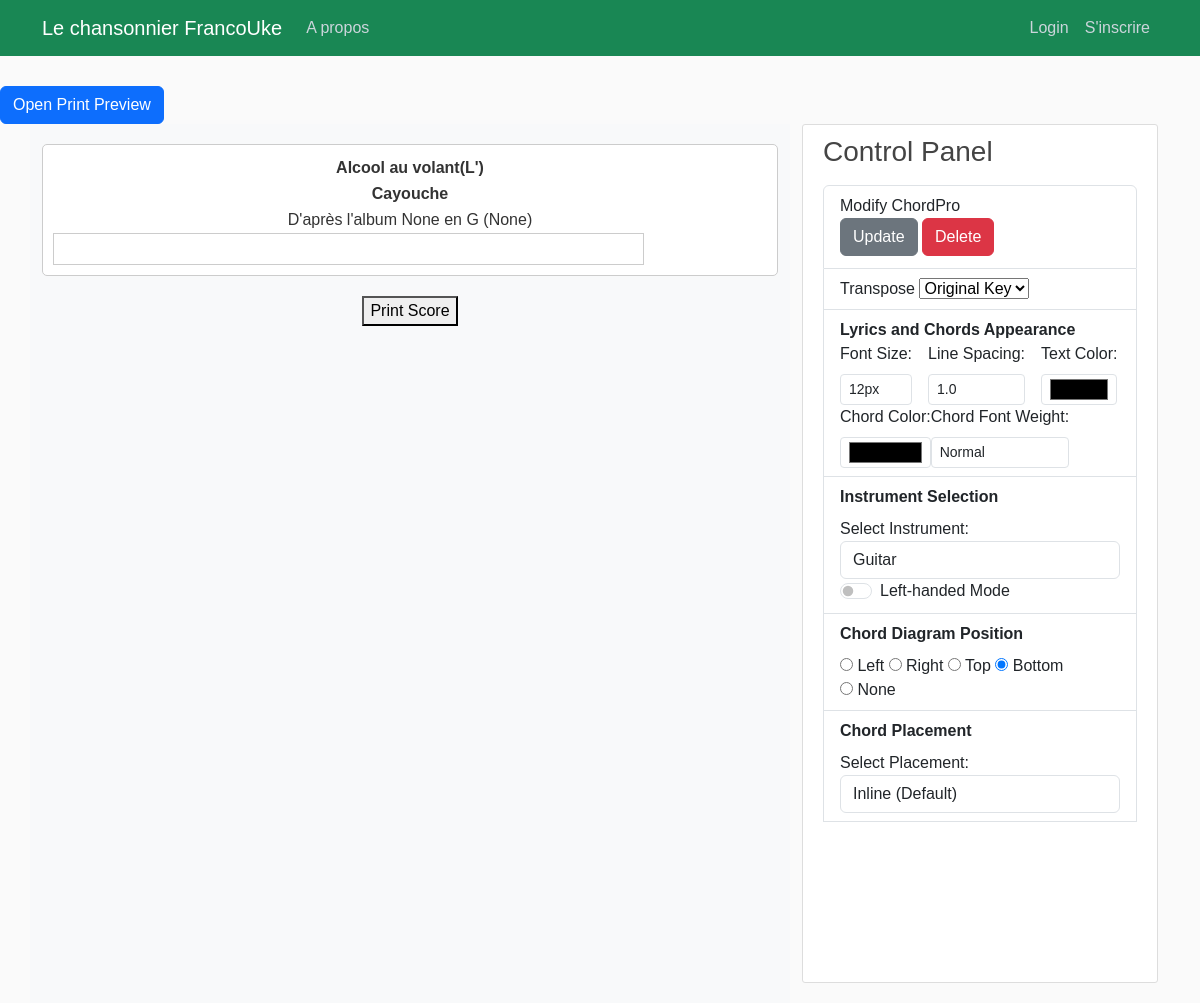
Page /score/341/ on the earlier database version.
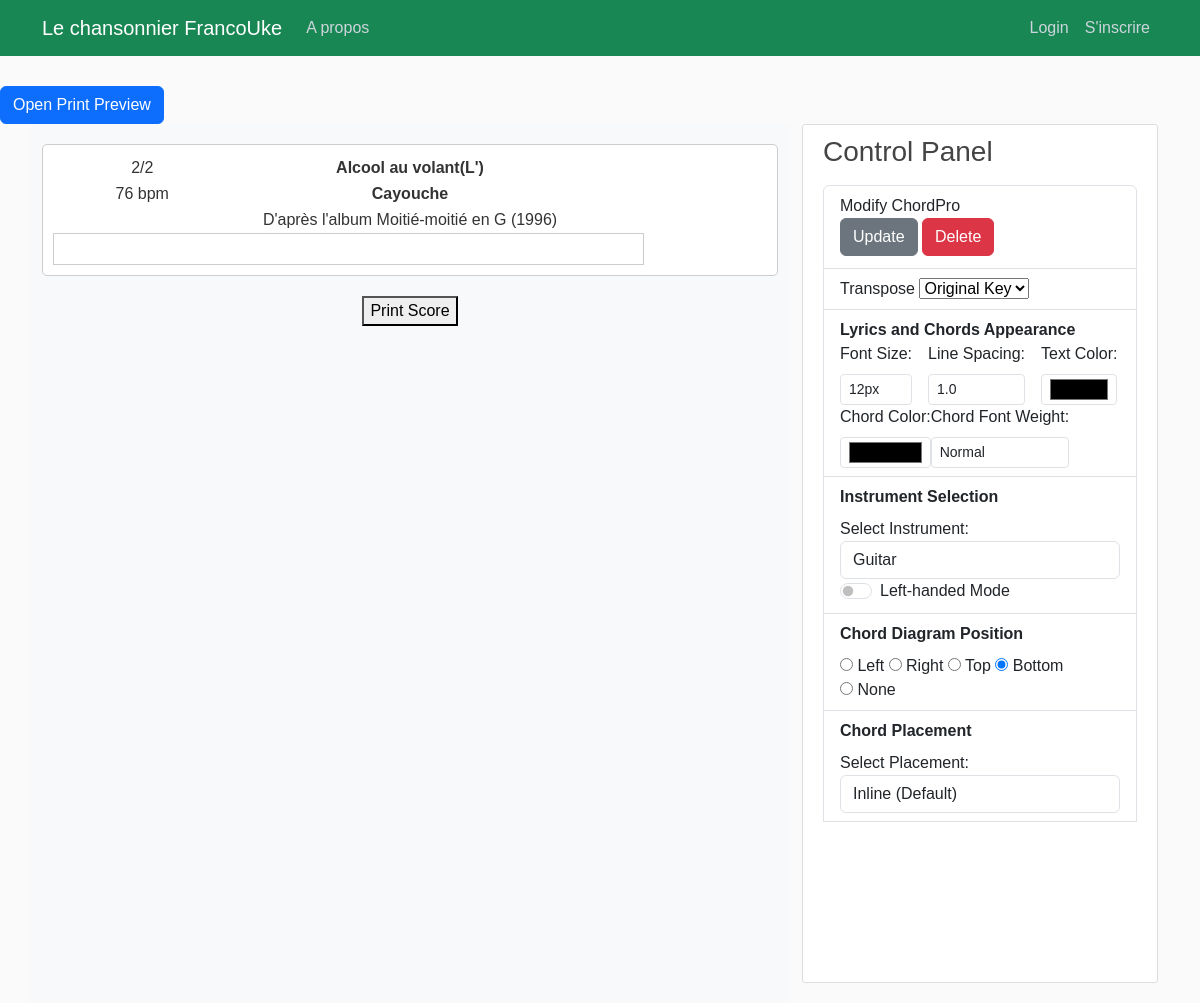
Same page on the later database version.
### songbook/models.py (models this page shows, shortened)
class Song(models.Model):
    songTitle = models.CharField(max_length=100, blank=True, null=True)
    songChordPro = models.TextField()  # Original
    lyrics_with_chords = models.JSONField(null=True, blank=True)
    metadata = models.JSONField(blank=True, null=True)  # Stores metadata as JSON
    date_posted = models.DateField(default=timezone.now)
    contributor = models.ForeignKey(User, on_delete=models.CASCADE)
    abc_notation = models.TextField(blank=True, null=True, help_text="Optional ABC notation for this song.")
    tags = TaggableManager(blank=True)

### songbook/views.py (the view)
# urls.py: path('score/<int:pk>/', ScoreView.as_view(),name='score'),
class ScoreView(DetailView):
    model = Song
    template_name = 'songbook/song_simplescore.html'  # Temporary template for experiments
    context_object_name = 'score'
    def get_context_data(self, **kwargs):
        context = super().get_context_data(**kwargs)
        if self.request.user.is_authenticated:
            preferences, created = UserPreferences.objects.get_or_create(user=self.request.user)
            context["preferences"] = preferences
        else:
            context["preferences"] = None  # Handle unauthenticated users if necessary
        return context

### songbook/templates/songbook/song_simplescore.html (shortened to what this page needs)
{% load static %}
<!DOCTYPE html>
<html lang="en">
<head>
<link href="https://cdn.jsdelivr.net/npm/bootstrap@5.3.3/dist/css/bootstrap.min.css" rel="stylesheet">
    {% if pdf_generation %}
        <link rel="stylesheet" href="file://{{ STATIC_ROOT }}/songbook/main.css">
        <link rel="stylesheet" href="file://{{ STATIC_ROOT }}/songbook/song_simplescore.css">
    {% else %}
        <link rel="stylesheet" type="text/css" href="{% static 'songbook/main.css' %}">
        <link rel="stylesheet" href="{% static 'songbook/song_simplescore.css' %}">
    {% endif %}
</head>
<body>
    <header class="site-header">
        {% include "partials/_navbar.html" %}
      </header>
      <button type="button" class="btn btn-primary mt-3" data-bs-toggle="modal" data-bs-target="#printPreviewModal">
        Open Print Preview
    </button>
      <main role="main" class="container">
        <div class="row">
            <div class="col-8 bg-light">
                <div id="printableScore" style="background-color:#FFF; padding: 10px; border: 1px solid #ccc; border-radius: 5px; max-width: 800px; margin: 20px auto;">
                    <table id="song_header" table table-borderless style="width: 100%; margin: 0 auto; padding: 1;">
                        <tbody>
                            <tr style="height:fit-content;">
                                <td class="col-3">
                                    {% if score.metadata.timeSignature %}
                                        {{ score.metadata.timeSignature }}
                                    {% endif %}
                                </td>
                                <td class="col-6" style="text-align: center; font-weight: bolder;">{{ score.songTitle }}</td>
                                <td class="col-3" style="text-align: right;">
                                </td>
                            </tr>
                            <tr>
                                <td class="col-sm-3">
                                    {% if score.metadata.tempo %}
                                        {{ score.metadata.tempo }} bpm
                                {% endif %}
                                    </td>
                                <td class="col-sm-6" style="text-align: center; font-weight: bolder;">{{ score.metadata.artist }}</td>
                                <td class="col-sm-3"></td>
                            </tr>
                            <tr>
                                <td colspan="3" style="text-align: center; " id="recording">D'après l'album {{ score.metadata.album }} en {{ score.metadata.key }} ({{ score.metadata.year }})</td>
                            </tr>
                        </tbody>
                    </table>
                <div id="lyrics-and-chords" class="row">
                    <div class="col-10">
                        <div id="lyrics-container" class="lyrics-container">
                        </div>
                    </div>
                    <div id="right-chord-diagram-placeholder" class="col-2"></div>
                </div>
            </div>
        <button onclick="printDiv('printableScore')" style="display: block; margin: 20px auto;">Print Score</button>
        </div>
            <div class="col-4">
                {% include "partials/_control_panel.html" %}
            </div>
    </main>
</body>
</html>

### songbook/templates/partials/_navbar.html (shortened to what this page needs)
<nav class="navbar navbar-expand-md navbar-dark bg-success fixed-top">
    <div class="container">
      <a class="navbar-brand mr-4" href="{% url 'songbook-home' %}">Le chansonnier FrancoUke</a>
      <div class="collapse navbar-collapse" id="navbarToggle">
        <div class="navbar-nav mr-auto">
          <a class="nav-item nav-link" href="{% url 'songbook-about' %}">A propos</a>
        </div>
        <div class="navbar-nav ms-auto">
        {% if user.is_authenticated %}
        <a class="nav-item nav-link" href="{% url 'song-create' %}">Nouvelle Chanson</a>
        <a href="#" class="nav-item nav-link" onclick="event.preventDefault(); document.getElementById('logout-form').submit();">
          Logout
        </a>
        <form id="logout-form" action="{% url 'logout' %}" method="post" style="display: none;">
          {% csrf_token %}
        </form>
        {% else %}
          <a class="nav-item nav-link" href="{% url 'login' %}">Login</a>
          <a class="nav-item nav-link" href="{% url 'register' %}">S'inscrire</a>
        {% endif %}
        </div>
      </div>
    </div>
  </nav>

### songbook/templates/partials/_control_panel.html (shortened to what this page needs)
{% load static %}
<div class="content-section">
    <h3>Control Panel</h3>
    <p class='text-muted'>
      <ul class="list-group">
        <li class="list-group-item list-group-item-heavy">Modify ChordPro<div>
          <a class="btn btn-secondary btn-sm-mt-1 mb-1" href ="{% url 'song-update' object.id %}">Update</a>
          <a class="btn btn-danger btn-sm-mt-1 mb-1" href ="{% url 'song-delete' object.id %}">Delete</a>
        </div>
        </li>
        <li class="list-group-item list-group-item-heavy">Transpose
          <select id="transpose-select" onchange="transposeSong(this.value)">
            <option value="0">Original Key</option>
        </select>
        </li>
        <li class="list-group-item list-group-item-heavy">
            <strong>Lyrics and Chords Appearance</strong>
            <div class="control-panel mt-12 d-flex flex-wrap align-items-center">
                <div class="me-3">
                    <label for="fontSize" class="form-label">Font Size:</label>
                    <select id="fontSize" onchange="updateStyle('fontSize', this.value)" class="form-control form-control-sm">
                        <option value="12px" {% if preferences.font_size == "12px" %}selected{% endif %}>12px</option>
                    </select>
                </div>
                <div class="me-3">
                    <label for="lineSpacing" class="form-label">Line Spacing:</label>
                    <select id="lineSpacing" onchange="updateStyle('lineHeight', this.value)" class="form-control form-control-sm">
                        <option value="1.0" {% if preferences.line_spacing == "1.0" %}selected{% endif %}>1.0</option>
                    </select>
                </div>
                <div class="me-8">
                    <label for="textColor" class="form-label">Text Color:</label>
                    <input type="color" id="textColor" onchange="updateStyle('color', this.value)" class="form-control form-control-sm">
                </div>
                <div class="me-8">
                    <label for="chordColor" class="form-label">Chord Color:</label>
                    <input type="color" id="chordColor" onchange="updateStyle('chordColor', this.value)" class="form-control form-control-sm">
                </div>
                <div class="me-8">
                    <label for="chordWeight" class="form-label">Chord Font Weight:</label>
                    <select id="chordWeight" onchange="updateStyle('chordWeight', this.value)" class="form-control form-control-sm">
                        <option value="normal">Normal</option>
                    </select>
                </div>
          </div>
      </li>
      <li class="list-group-item list-group-item-heavy">
          <strong>Instrument Selection</strong>
          <div class="control-panel mt-2">
              <label for="instrument-selector">Select Instrument:</label>
              <select id="instrument-selector" class="form-control">
                <option value="guitar" {% if preferences.instrument == "guitar" %}selected{% endif %}>Guitar</option>
            </select>
          </div>
          <div class="form-check form-switch">
            <input class="form-check-input" type="checkbox" id="isLeftyToggle" onchange="updateLeftyMode()">
            <label class="form-check-label" for="isLeftyToggle">Left-handed Mode</label>
        </div>
      </li>
      <li class="list-group-item list-group-item-heavy">
          <strong>Chord Diagram Position</strong>
          <form id="layout-form" class="mt-2">
              <label>
                  <input type="radio" name="diagram-position" value="left"> Left
              </label>
              <label>
                  <input type="radio" name="diagram-position" value="right"> Right
              </label>
              <label>
                  <input type="radio" name="diagram-position" value="top"> Top
              </label>
              <label>
                  <input type="radio" name="diagram-position" value="bottom" checked> Bottom
              </label>
              <label>
                <input type="radio" name="diagram-position" value="none"> None
            </label>
          </form>
      </li>
      <li class="list-group-item list-group-item-heavy">
        <strong>Chord Placement</strong>
        <div class="control-panel mt-2">
            <label for="chord-placement">Select Placement:</label>
            <select id="chord-placement" class="form-control" onchange="updateChordPlacement(this.value)">
                <option value="inline" selected>Inline (Default)</option>
            </select>
        </div>
    </li>
    <iframe src="https://www.youtube.com/embed/xm7pCeutod4?si=cUjr6n2Cp6t5FGgn" title="YouTube video player" frameborder="0" allow="accelerometer; autoplay; clipboard-write; encrypted-media; gyroscope; picture-in-picture; web-share" allowfullscreen></iframe>
  </ul>
</div>
</div>

### songbook/static/songbook/main.css (style rules this page uses)
body { background: #fafafa; color: #333333; margin-top: 5rem; }
h1, h2, h3, h4, h5, h6 { color: #444444; }
ul { margin: 0; }
.site-header .navbar-nav .nav-link { color: #cbd5db; }
.content-section { background: #ffffff; padding: 10px 20px; border: 1px solid #dddddd; border-radius: 3px; margin-bottom: 20px; }
#fontSize, #textColor, #lineSpacing, #chordColor, #chordWeight { margin-right: 10px; }
.lyrics-container { line-height: 1.0; }

### songbook/static/songbook/song_simplescore.css (style rules this page uses)
body { font-family: Arial, sans-serif; padding-top: 70px; margin: 0; }
#song_header { width: 100%; border-collapse: collapse; margin-bottom: 10px; }
#song_header td { padding: 1px; text-align: center; border: 0px solid #ddd; background-color: #fff; }
#song_header td[colspan="3"] { text-align: center; }
#chord-container, .lyrics-container { border: 1px solid #ccc; padding: 5px; background-color: #f9f9f9; }
.lyrics-container { background-color: #fff; padding: 15px; flex-grow: 1; transition:all 0.3 ease; }
.row > div:not(.lyrics-container) { text-align: left; }
.navbar { margin-bottom: 20px; }
#recording { text-align: center; }

Differences in the rows shown:
changed Song "Alcool au volant(L')": metadata.timeSignature (not shown) → "2/2"; metadata.tempo (not shown) → "76"; metadata.album "None" → "Moitié-moitié"; metadata.year "None" → "1996"
Other differences:
text now shown: "bpm"
